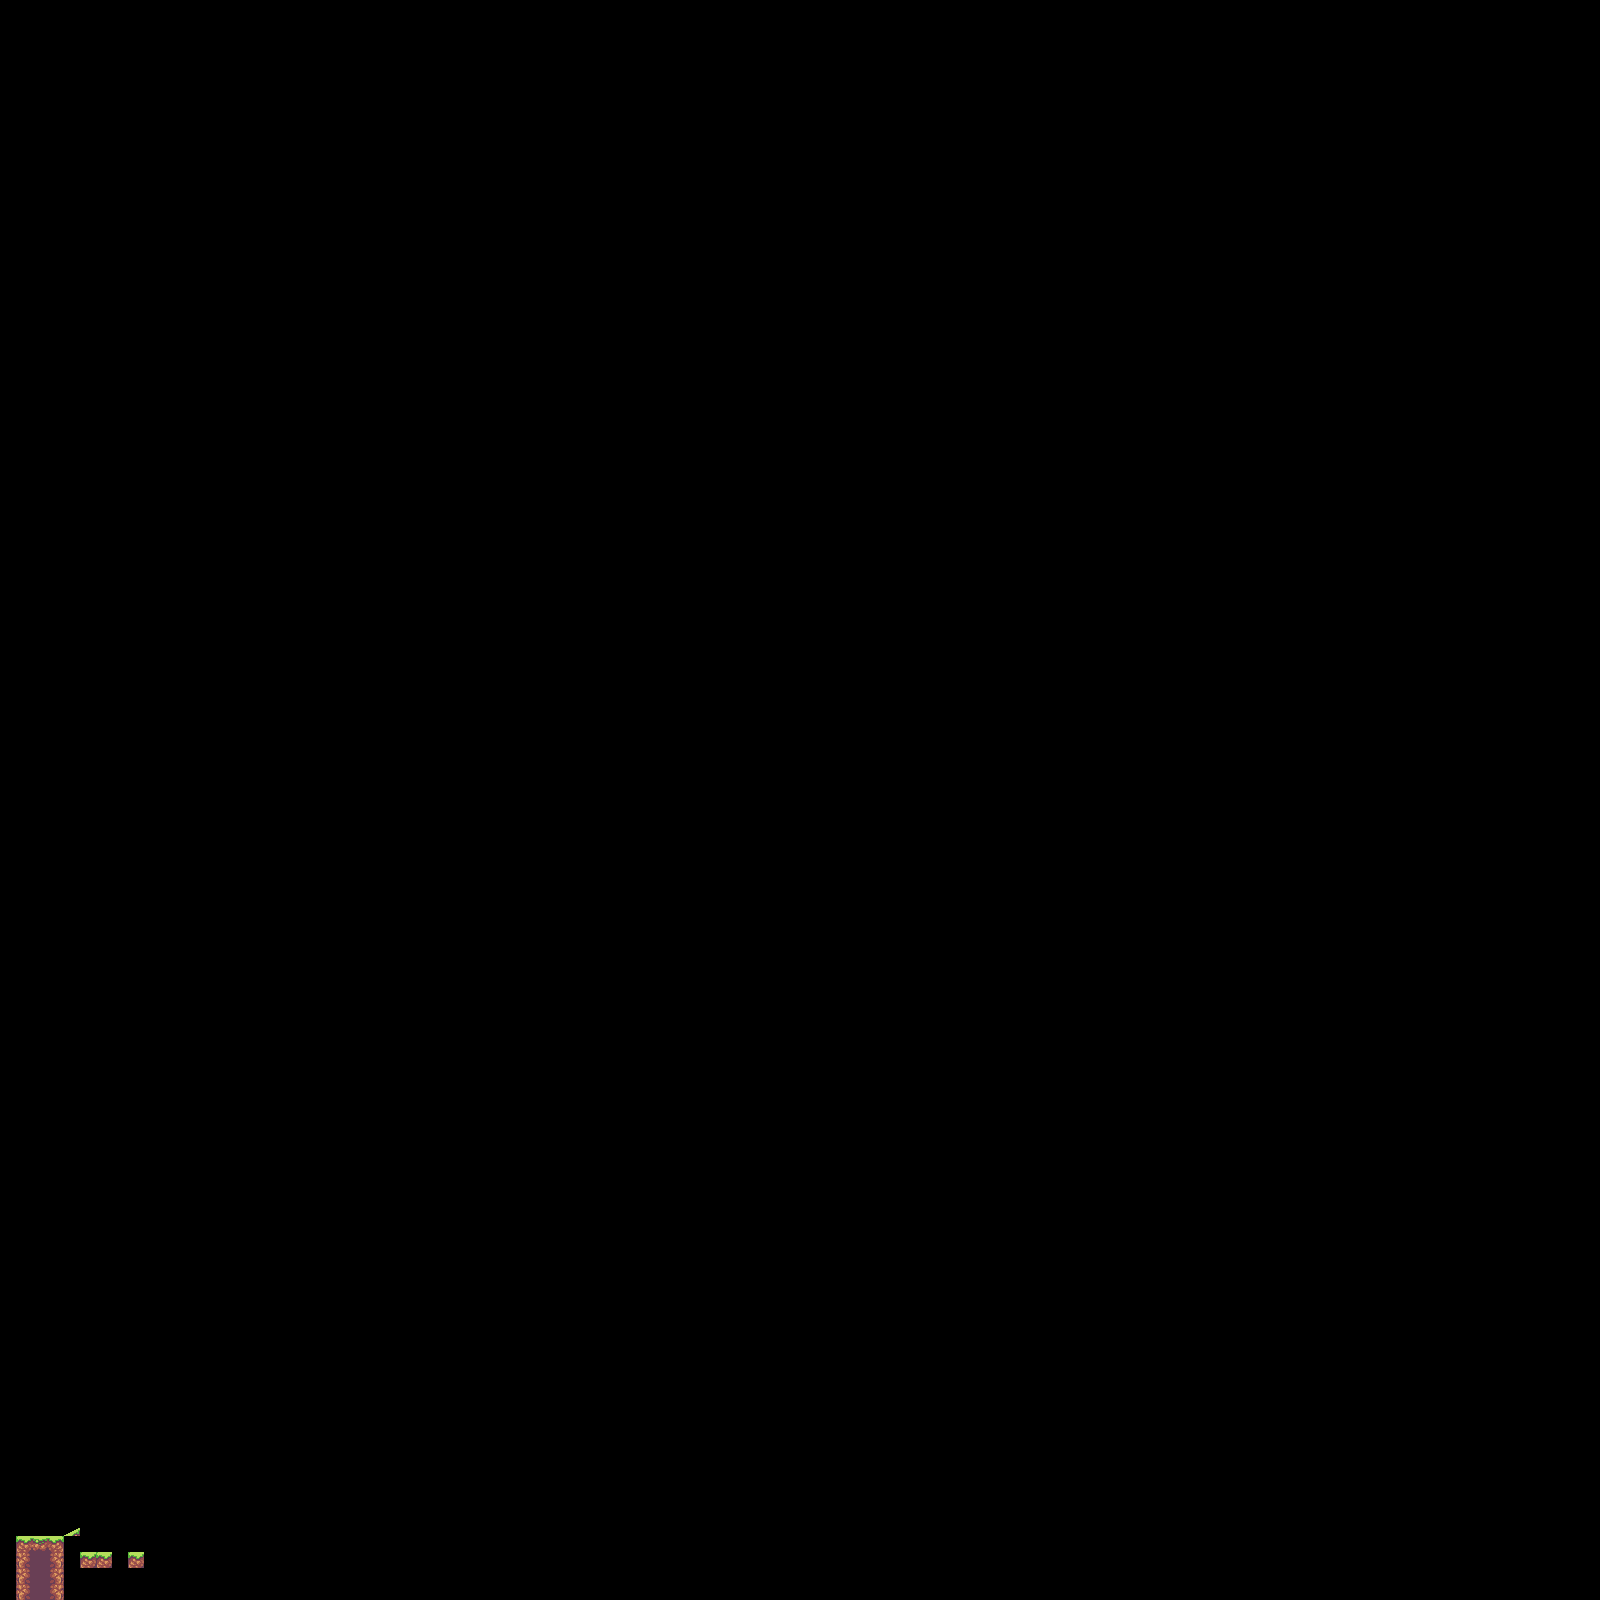

This is a level from a 2D game, rendered from its Tiled map with the project's own tilesets. A one-line summary and the map file follow, with tile-layer data summarised:
An orthogonal 100x100 tile map with 16x16 px tiles, 1 tile layer (collision) and 1 object (player-spawn).

<map version="1.10" tiledversion="1.10.1" orientation="orthogonal" renderorder="right-down" width="100" height="100" tilewidth="16" tileheight="16" infinite="0" nextlayerid="9" nextobjectid="21">
 <tileset firstgid="1" source="sunnyland-tiles.tsx" />
 <objectgroup id="3" name="points">
  <object id="16" name="player-spawn" x="32" y="1536">
   <point />
  </object>
 </objectgroup>
 <layer id="6" name="collision" width="100" height="100">
  <data>[10000 cells, 16 non-empty, 7 distinct tile ids]</data>
 </layer>
</map>
